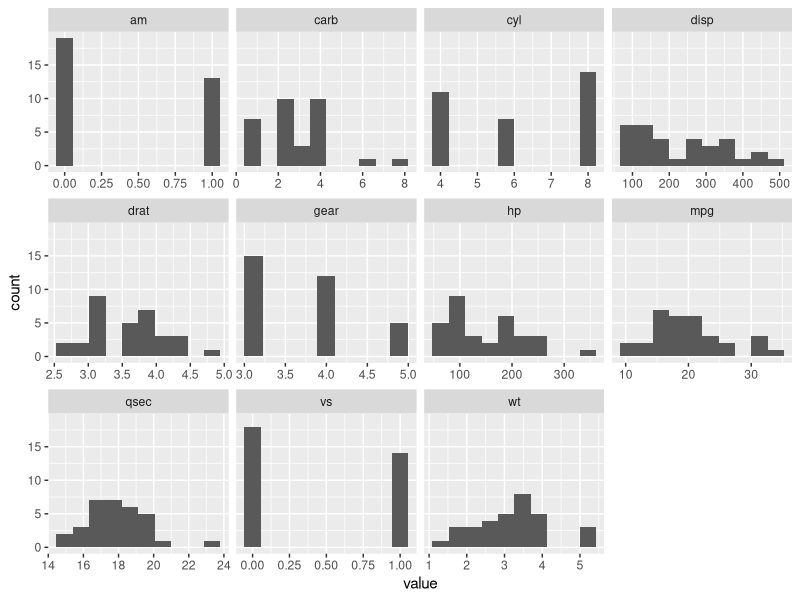
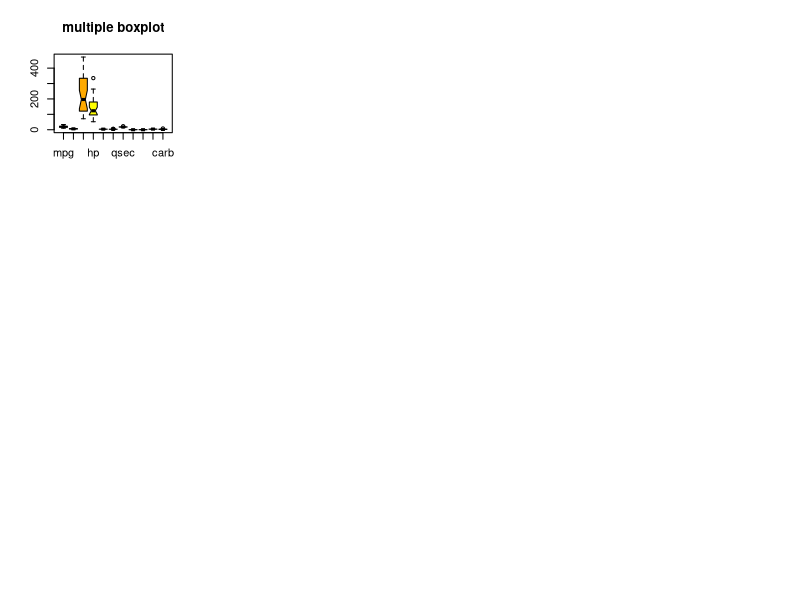

The R source for these figures, in order:
# 1. Histogram for all variables in a dataset mtcars. Write a program to create histograms 
# for all columns.
library(tidyr)
library(ggplot2)
mtcars %>% gather() %>% head()
ggplot(gather(mtcars), aes(value)) +
  geom_histogram(bins = 10) +
  facet_wrap(~key, scales = 'free_x')

# 2. Check the probability distribution of all variables in mtcars.
plots<- list()
cars<- rownames(mtcars)
columnName<- colnames(mtcars)
par(mfrow = c(3,4))
for(i in 1:ncol(mtcars))
  local({
    i <- i
    tempVect <-  mtcars[,i]
    names(tempVect) <- cars
    p1<- ggplot(mtcars,aes(x = mtcars[,i]))+geom_density(fill='lightblue')
    plots[[i]] <<- p1
    p1
  })

# 3. Write a program to create boxplot for all variables.
boxplot(mtcars$mpg, mtcars$cyl, mtcars$disp, mtcars$hp, mtcars$drat, mtcars$wt, mtcars$qsec, 
        mtcars$vs, mtcars$am, mtcars$gear, mtcars$carb, 
        main = "multiple boxplot", at = c(1,2,3,4,5,6,7,8,9,10,11), 
        names = c("mpg","cyl","disp","hp","drat","wt","qsec","vs","am","gear","carb"), 
        col = heat.colors(5),horizontal = FALSE,notch = TRUE)

